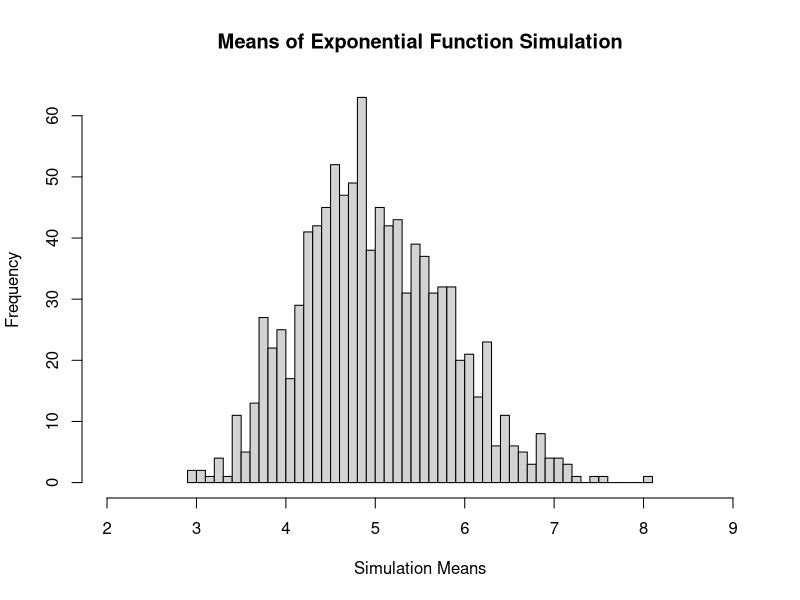
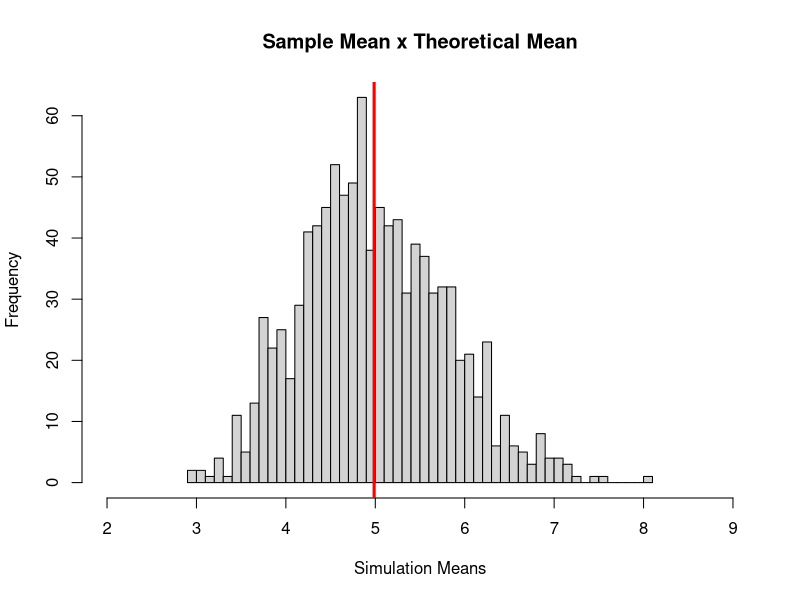
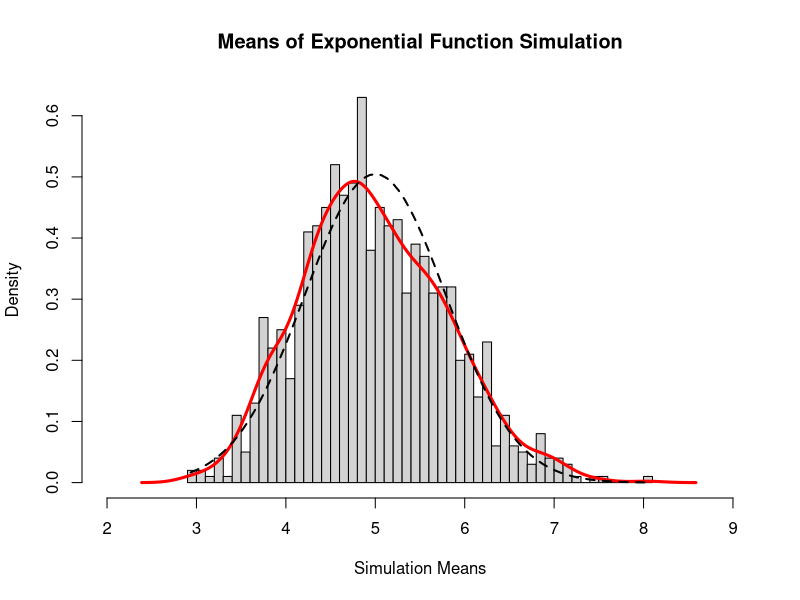

Generate these figures, in order, with R:
## ---- chunk 1
set.seed(1000)

lambda <- 0.2

n <- 40

sims <- 1000

running_sim <- replicate(sims, rexp(n,lambda))

means_expsim <- apply(running_sim,2, mean)

## ---- chunk 2
hist(means_expsim, breaks = 50, xlim = c(2,9), main = "Means of Exponential Function Simulation", xlab = "Simulation Means")
## ---- chunk 3
hist(means_expsim, main = "Sample Mean x Theoretical Mean", xlim = c(2,9), breaks = 50, xlab = "Simulation Means")

abline(v = mean(means_expsim), lwd = "3", col = "red")
## ---- chunk 4
mean(means_expsim)
## ---- chunk 5
print(paste("Theoretical Variance: ", round( (1/lambda)^2/n, 3)))
print(paste("Sample Variance: ", round( var(means_expsim),3)))
## ---- chunk 6
hist(means_expsim, breaks = 50, xlim = c(2,9), main = "Means of Exponential Function Simulation", xlab = "Simulation Means", prob = TRUE)
lines(density(means_expsim), lwd = 3, col = "red")

x <- seq(min(means_expsim), max(means_expsim), length = 2*n)
y <- dnorm(x, mean = 1/lambda, sd = sqrt(((1/lambda)/sqrt(n))^2))
lines(x,y, pch = 20, lwd = 2, lty = 2)
